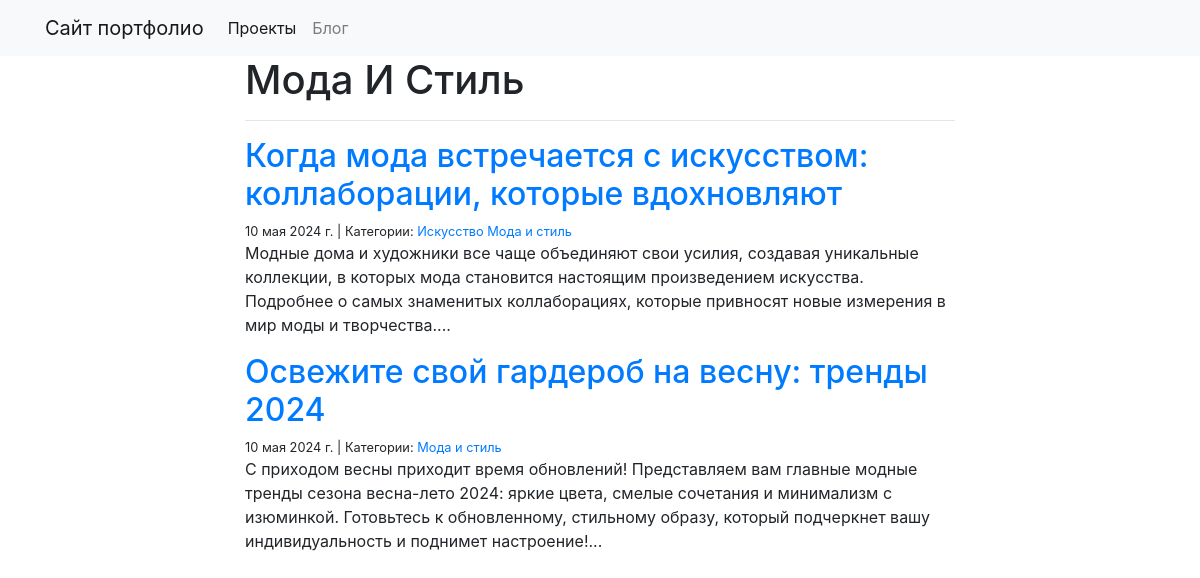
The app's page /blog/Мода и стиль/ with its own data.
### blog/models.py (models this page shows, shortened)
class Category(models.Model):
    name = models.CharField(max_length=20, verbose_name='Наименование')
    class Meta:
        verbose_name_plural = 'Категории'
        verbose_name = 'Категория'

class Post(models.Model):
    title = models.CharField(max_length=255, verbose_name='Заголовок')
    body = models.TextField(verbose_name='Тело поста')
    created_on = models.DateTimeField(auto_now_add=True, verbose_name='Дата публикации')
    last_modified = models.DateTimeField(auto_now=True, verbose_name='Дата обновления')
    categories = models.ManyToManyField('Category', related_name='posts', verbose_name='Категории')
    class Meta:
        verbose_name_plural = 'Посты'
        verbose_name = 'Пост'

### blog/views.py (the view)
# urls.py: path('<category>/', views.blog_category, name='blog_category'),
def blog_category(request, category):
    template = 'blog_category.html'
    posts = Post.objects.filter(
        categories__name__contains=category
    ).order_by(
        '-created_on'
    )
    context = {
        'category': category,
        'posts': posts,
    }
    return render(request, template, context)

### blog/templates/blog_category.html
{% extends 'base.html' %}
{% block page_content %}
<div class="col-md-8 offset-md-2">
    <h1>{{ category  | title }}</h1>
    <hr>
    {% for post in posts %}
    <h2><a href="{% url 'blog_detail' post.pk %}">{{ post.title }}</a></h2>
    <small>
        {{ post.created_on.date }} |
        Категории:
        {% for category in post.categories.all %}
        <a href="{% url 'blog_category' category.name %}">
            {{ category.name }}
        </a>
        {% endfor %}
    </small>
    <p>{{ post.body | slice:":400" }}...</p>
    {% endfor %}
</div>
{% endblock %}

### records on screen
Category: name "Мода И Стиль", name "Мода и стиль"
Post: title "Когда мода встречается с искусством: коллаборации, которые вдохновляют", created_on "10 мая 2024 г.", body "Модные дома и художники все чаще объединяют свои усилия, создавая уникальные коллекции, в которых мода становится настоящим произведением искусства. Подробнее о самых знаменитых коллаборациях, которые привносят новые измерения в мир моды и творчества."
Category: name "Искусство"
Post: title "Освежите свой гардероб на весну: тренды 2024", created_on "10 мая 2024 г.", body "С приходом весны приходит время обновлений! Представляем вам главные модные тренды сезона весна-лето 2024: яркие цвета, смелые сочетания и минимализм с изюминкой. Готовьтесь к обновленному, стильному образу, который подчеркнет вашу индивидуальность и поднимет настроение!"
